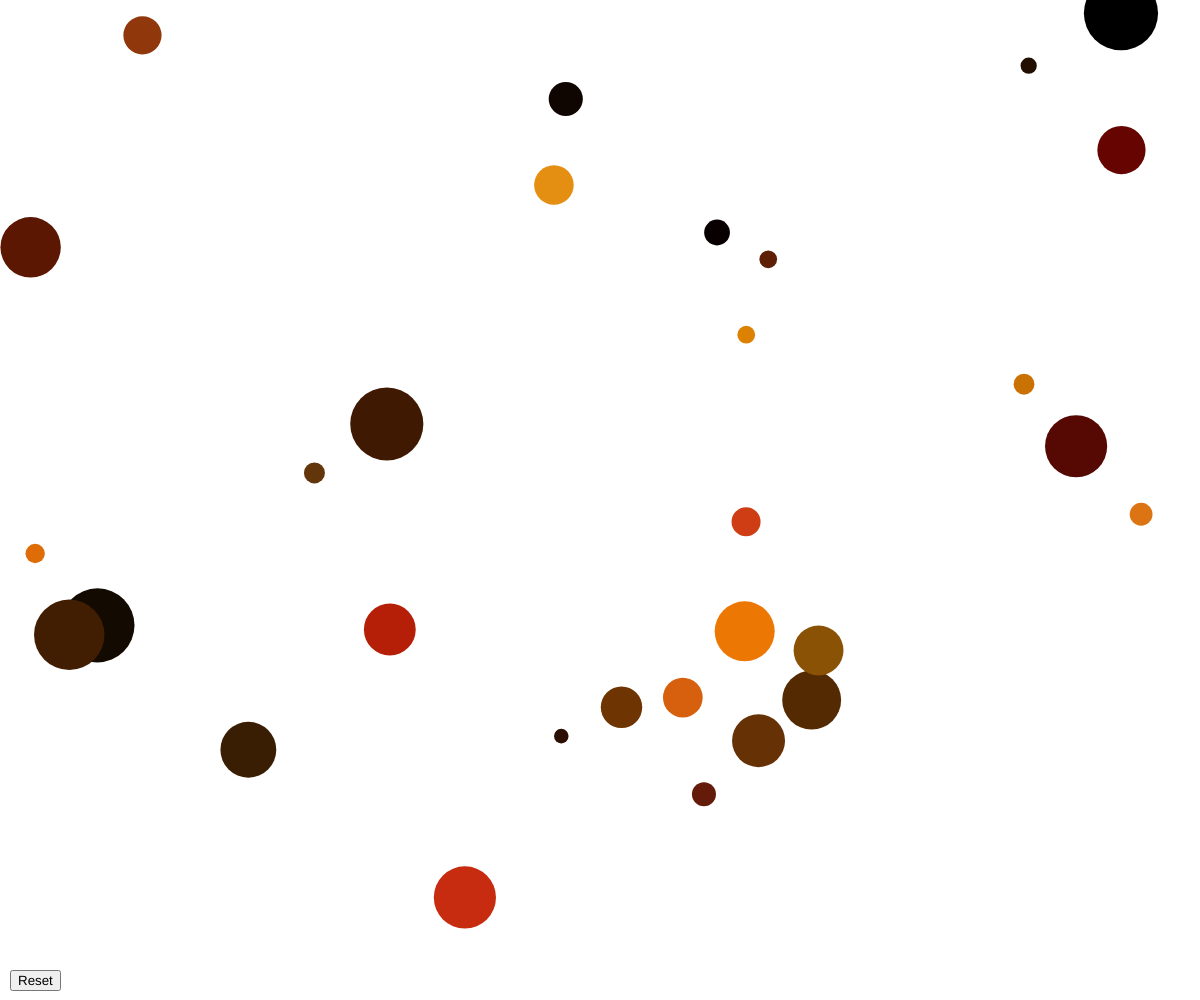
Frame 1 (no input)
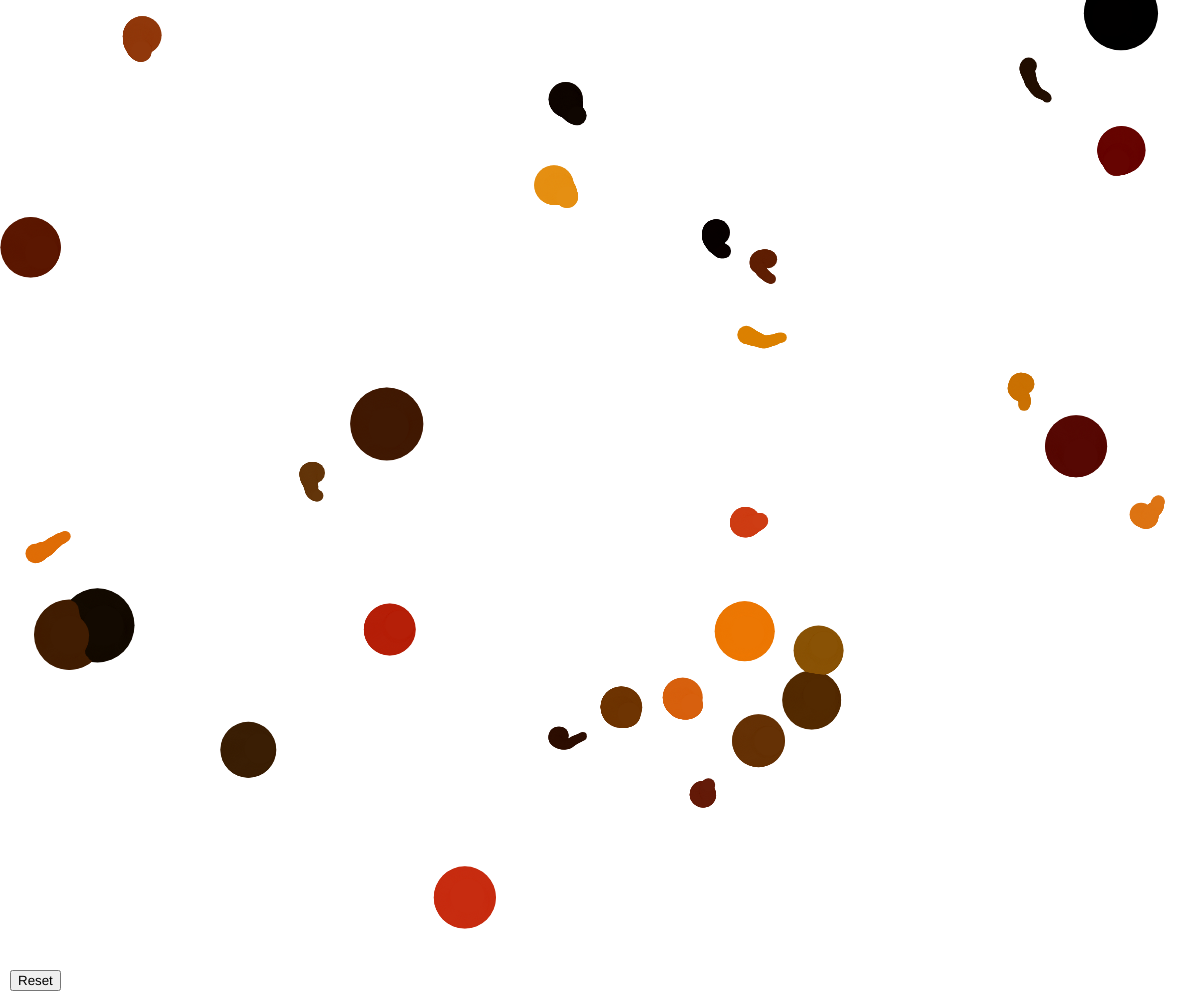
Frame 60 (no input)
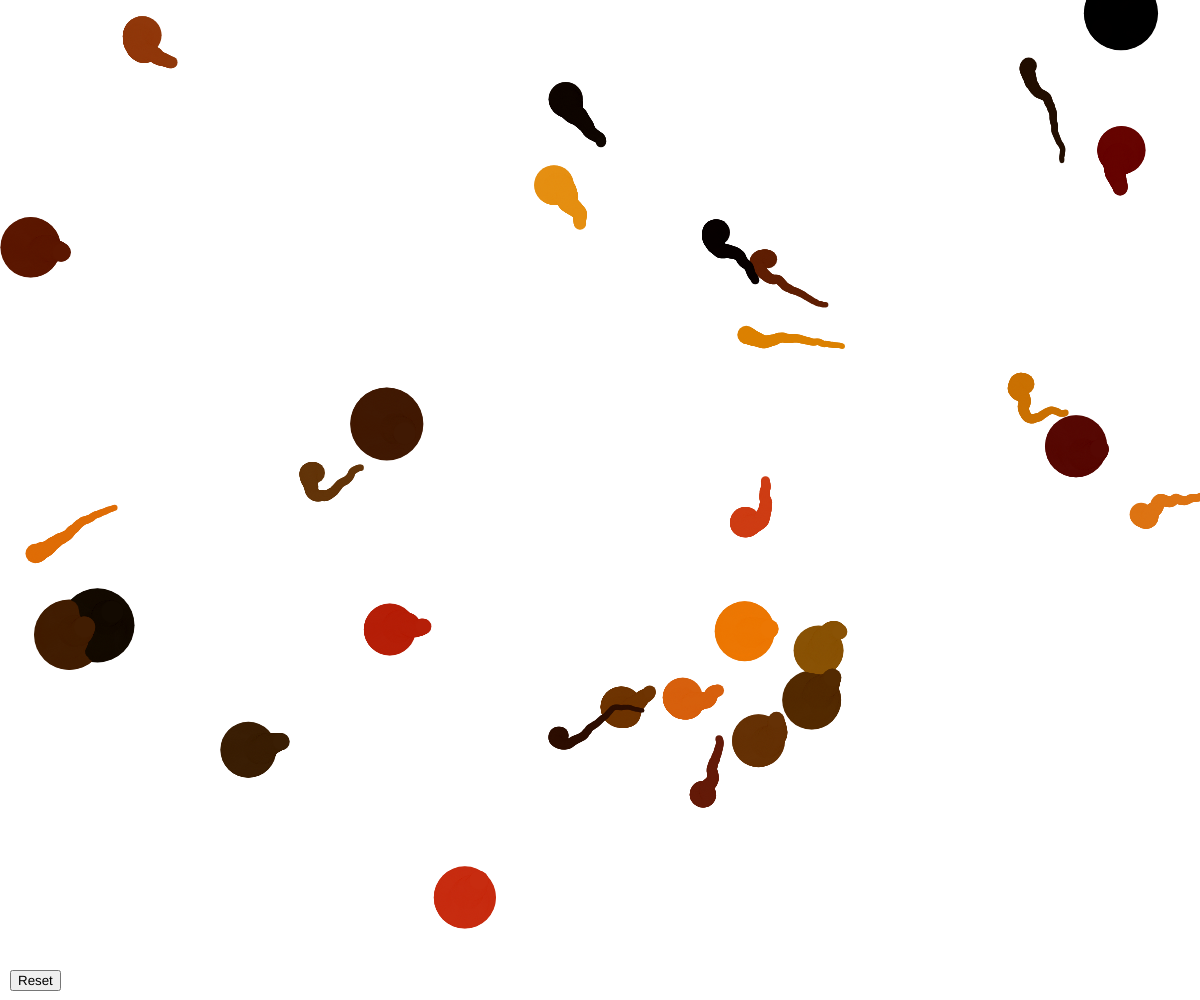
Frame 120 (the mouse pressed at the canvas centre since frame 60)

The p5.js sketch that drew these frames (run headless with seeded random() and noise() and a simulated clock; from frame 60 on, the mouse is pressed at the canvas centre):

// p5.js sketch
// ── sketch.js
const TOTAL = 30;
const MAX = 500;
const MAX_SIZE = 75;
const MIN_SIZE = 10;

let points = [];
var created = 0;

function log_point(point) {
	console.log("Punto " + point + ":");
	console.log("Posición: ", point.pos);
	console.log("Dirección: ", point.dir);
	console.log("Tamaño: ", point.size);
	console.log("Color: ", point.color);
}

// Encapsulate the object creation inside the for loop into a separate function for better readability and maintainability
function createPoints() {
	for(var i = 0; i < TOTAL; i++){
		size = random(MIN_SIZE, MAX_SIZE)
		points.push(createPoint(size));
	}
}

function createPoint(size) {
	return {
		pos: createVector(random(0,window.innerWidth),random(0,window.innerHeight)),
		dir: random(TWO_PI),
		size: size,
		color: {
			h: random(0, 10),
			s: random(80, 100),
			l: random(0,50),
		}
	};
}

function resetCanvas() {
	background(100);
	created = 0;
	// Reset any other canvas-related variables or states here
  }

function setup() {
	createCanvas(windowWidth, windowHeight);
	colorMode(HSL, 100);
	background(100);
	noStroke();
	
	var resetButton = createButton('Reset');
	resetButton.position(10, window.innerHeight-30); // Set the position of the button
	resetButton.mousePressed(resetCanvas);

	for(var i = 0; i < TOTAL; i++){
		size = random(MIN_SIZE, MAX_SIZE)
		points.push(createPoint(size));
	}
}

function draw() {
	var time = Date.now()/1000;;

	for(var i = 0; i < TOTAL; i++){
		var point = points[i];
		
		point.dir += noise(point.pos.x, point.pos.y, time)-0.477;
		
		var mouseAngle = atan2(mouseY-point.pos.y, mouseX-point.pos.x);
		var mouseAngle = atan2(random(0,window.innerHeight)-point.pos.y, random(0,window.innerWidth)-point.pos.x);
		point.dir += (mouseAngle - point.dir) * 0.05;
		
		point.size *= 0.99;
		if(point.size < 0.5){
			//point = createPoint(random(10, MAX_SIZE));
			point.size = random(10, 60);
			point.pos = createVector(random(0,window.innerWidth),random(0,window.innerHeight))
			//point.pos.x = mouseX + random(-50, 50);
			//point.pos.y = mouseY + random(-50, 50);
			created++;
		}
		
		point.pos.x += cos(point.dir) / (point.size + 2.5) * 10;
		point.pos.y += sin(point.dir) / (point.size + 2.5) * 10;
		
		//trick 5
		if (created < MAX) { 
			var bri = (noise(point.pos.x/30, point.pos.y/30, time*2+i*0.005)-0.3) * (140-point.size*20);
			fill(point.color.h, point.color.s, point.color.l);
			circle(point.pos.x, point.pos.y, point.size);
			console.log(created);
		}
		//log_point(point);
	}
}
